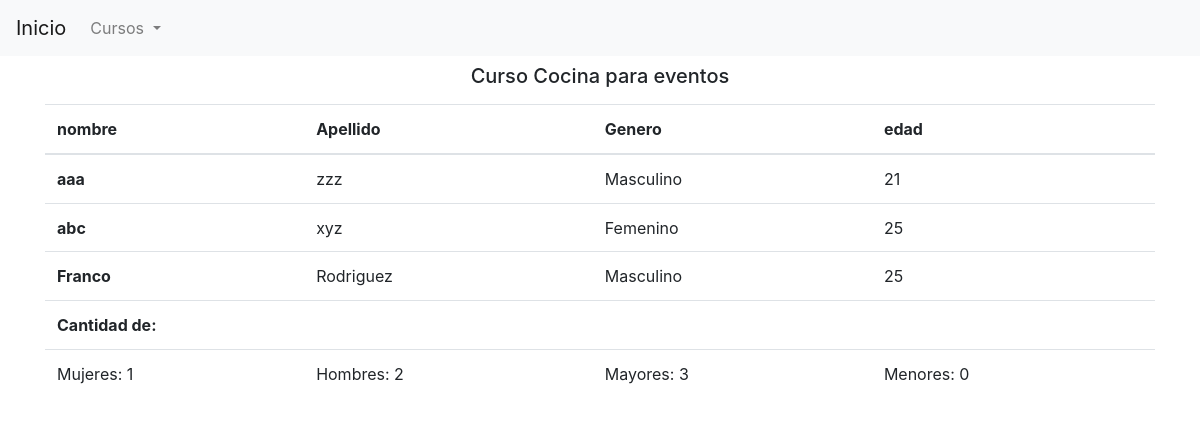
The app's page /mostrarCurso.php?legajo=Coc1 with its own data.
### tables this page shows
CREATE TABLE `curso` (
  `legajo` varchar(25) NOT NULL,
  `nombre` varchar(25) NOT NULL,
  `descripcion` varchar(150) NOT NULL,
  `modalidad` varchar(25) NOT NULL
);

CREATE TABLE `participante` (
  `id` varchar(25) NOT NULL,
  `dni` int(11) NOT NULL,
  `nombre` varchar(25) NOT NULL,
  `apellido` varchar(25) NOT NULL,
  `fechanacimiento` varchar(25) DEFAULT NULL,
  `genero` int(11) DEFAULT NULL
);

CREATE TABLE `genero` (
  `id` int(11) NOT NULL,
  `textId` varchar(2) NOT NULL,
  `value` varchar(25) NOT NULL
);

### modelo/Curso.php (called while the page is built, shortened)
<?php
class Curso
{
    private $legajo;
    public function __construct()
    {
        $this->legajo = "";
    }
    public function setear($legajo, $nombre, $descripcion, $modalidad)
    {
        $this->legajo = $legajo;
    }
    public function getLegajo()
    {
        return $this->legajo;
    }
    public static function listar($parametro = "")
    {
        $arreglo = array();
        $base = new BaseDatos();
        $sql = "SELECT * FROM curso ";
        if ($parametro != "") {
            $sql .= 'WHERE ' . $parametro;
        }
        $res = $base->Ejecutar($sql);
        if ($res > -1) {
            if ($res > 0) {
                while ($fila = $base->Registro()) {
                    $curso = new Curso();
                    $curso->setear($fila['legajo'], $fila['nombre'], $fila['descripcion'], $fila['modalidad']);
                    $curso->cargarParticipantes();
                    array_push($arreglo, $curso);
                }
            }
        } else {
            Curso::setMensajeOperacion("Curso->listar: " . $base->getError());
        }
        return $arreglo;
    }
    public function cargarParticipantes()
    {
        $participantes = Cursa::listarParticipantes("legajo='" . $this->getLegajo() . "'");
    }
}

### modelo/conector/BaseDeDatos.php (called while the page is built, shortened)
<?php
class BaseDatos extends PDO {
  	private $conec;
  	private $indice;
  	private $resultado;
    public function __construct(){
        $this->indice =0;
        try {
           $this->conec=true;
        }catch (PDOException $e) {
            $this->sql = $e->getMessage();
            $this->conec=false;
        }
    }
    public function Iniciar(){
        return $this->getConec();
    }
    public function getConec(){
        return $this->conec;
    }
    public function setSQL($e){
        return "\n".$this->sql = $e;
    }
    public function Ejecutar($sql){
        if ( stristr($sql,"select")){
            $resp =  $this->EjecutarSelect($sql);
        }
        return $resp;
   }
   private function EjecutarSelect($sql){
       $cant = -1;
       $resultado=parent::query($sql);
       if(!$resultado){
           $this->analizarDebug();
       }else {
          $arregloResult = $resultado->fetchAll();
          $cant = count($arregloResult);
       }
       return $cant;
   }
   public function Registro() {
       $filaActual = false;
       $indiceActual = $this->getIndice();
       if ($indiceActual>=0) {
           $filas = $this->getResultado();
           if($indiceActual<count($filas)){
               $filaActual =  $filas[$indiceActual];
           }else {
               $this->setIndice(-1);
           }
       }
       return $filaActual;
   }
   private function setIndice ($valor){
       $this->indice = $valor;
   }
   private function getIndice (){
       return $this->indice;
   }
   private function setResultado($valor){
       $this->resultado = $valor;
   }
   private function getResultado(){
      return $this->resultado;
   }
}

### modelo/Cursa.php (called while the page is built, shortened)
<?php
class Cursa
{
    public static function listarParticipantes($parametro = "")
    {
        $arreglo = array();
        $base = new BaseDatos();
        $sql = "SELECT * FROM cursa ";
        if ($parametro != "") {
            $sql .= 'WHERE ' . $parametro;
        }
        $res = $base->Ejecutar($sql);
        if ($res > -1) {
            if ($res > 0) {
                $coleccionPersonas = (json_decode(file_get_contents("https://weblogin.muninqn.gov.ar/api/Examen")))->value;
                while ($fila = $base->Registro()) {
                    $objParticipante = Cursa::cargarParticipante($coleccionPersonas, $fila['idparticipante']);
                    array_push($arreglo, $objParticipante);
                }
            }
        } else {
            Cursa::setMensajeOperacion("Cursa->listar: " . $base->getError());
        }
        return $arreglo;
    }
    public static function cargarParticipante($coleccionPersonas, $idParticipante)
    {
        $objParticipante = new Participante();
        if (strncmp($idParticipante, 'bd-', 3) === 0) {
            $objParticipante->setId($idParticipante);
            $objParticipante->cargar();
        }
        return $objParticipante;
    }
}

### modelo/Genero.php (called while the page is built, shortened)
<?php
class Genero
{
    private $id;
    public function __construct()
    {
        $this->id = 0;
    }
    public function setear($id, $textId, $value)
    {
        $this->id = $id;
    }
    public function getId()
    {
        return $this->id;
    }
    public function setId($id)
    {
        $this->id = $id;
    }
    public function cargar()
    {
        $resp = false;
        $base = new BaseDatos();
        $sql = "SELECT * FROM genero WHERE id = " . $this->getId() . ";";
        if ($base->Iniciar()) {
            $res = $base->Ejecutar($sql);
            if ($res > -1) {
                if ($res > 0) {
                    $fila = $base->Registro();
                    $resp = true;
                }
            }
        } else {
            $this->setMensajeOperacion("Genero->listar: " . $base->getError());
        }
        return $resp;
    }
}

### modelo/Participante.php (called while the page is built, shortened)
<?php
class Participante
{
    private $id;
    public function __construct()
    {
        $this->id = 0;
    }
    public function setear($id, $dni, $nombre, $apellido, $objGenero, $fechaNacimiento)
    {
        $this->id = $id;
    }
    public function getId()
    {
        return $this->id;
    }
    public function setId($id)
    {
        $this->id = $id;
    }
    public function cargar()
    {
        $resp = false;
        $base = new BaseDatos();
        $sql = "SELECT * FROM participante WHERE id = '" . $this->getId() . "';";
        if ($base->Iniciar()) {
            $res = $base->Ejecutar($sql);
            if ($res > -1) {
                if ($res > 0) {
                    $fila = $base->Registro();
                    $objGenero = new Genero();
                    $objGenero->setId($fila['genero']);
                    $objGenero->cargar();
                    $resp = true;
                }
            }
        } else {
            $this->setMensajeOperacion("Participante->listar: " . $base->getError());
        }
        return $resp;
    }
}

### mostrarCurso.php (the view, shortened to what this page needs)
<?php
include_once("cabecera.php");
include_once("modelo/Curso.php");
include_once("modelo/Cursa.php");
include_once("modelo/Genero.php");
include_once("modelo/Participante.php");
include_once("modelo/conector/BaseDeDatos.php");
$arregloCurso = Curso::listar("legajo='" . $_GET['legajo'] . "'");
$curso = $arregloCurso[0];
$hoy = new DateTime(date("Y-m-d"));
$cantM = 0;
$cantF = 0;
$cantMen = 0;
$cantMay = 0;
?>
<div class="row m-2">
    <div class="col">
        <h5 class="text-center">Curso <?php echo $curso->getNombre(); ?> </h5>
    </div>
</div>
<table class="table">
    <thead>
        <tr>
            <th scope="col">nombre</th>
            <th scope="col">Apellido</th>
            <th scope="col">Genero</th>
            <th scope="col">edad</th>
        </tr>
    </thead>
    <tbody>
        <?php foreach ($curso->getParticipantes() as $participante) : ?>
            <tr>
                <th scope="row">
                    <?php echo $participante->getNombre(); ?>
                </th>
                <td>
                    <?php echo $participante->getApellido(); ?>
                </td>
                <td>
                    <?php
                    $genero = ($participante->getGenero()==0)?"Masculino":"Femenino";
                    ($genero=="Masculino") ? $cantM++ : $cantF++;
                    echo $genero;
                    ?>
                </td>
                <td>
                    <?php
                    $nacimiento = new DateTime($participante->getFechaNacimiento());
                    $diferencia = $hoy->diff($nacimiento);
                    $edad = $diferencia->format("%y");
                    ($edad>18)? $cantMay++ : $cantMen;
                    echo $edad;
                    ?>
                </td>
            </tr>
            <tr>
            <?php endforeach; ?>
            <th class="center" colspan="4" scrope=col>
                Cantidad de:
            </th>
            <tr>
                <td>Mujeres: <?php echo $cantF;?></td>
                <td>Hombres: <?php echo $cantM;?></td>
                <td>Mayores: <?php echo $cantMay;?></td>
                <td>Menores: <?php echo $cantMen;?></td>
            </tr>
    </tbody>
</table>
<?php
include_once("pie.php");
?>

### records on screen
curso: nombre "Cocina para eventos"
participante: nombre "aaa", apellido "zzz", genero "Masculino"
participante: nombre "abc", apellido "xyz", genero "Femenino"
participante: nombre "Franco", apellido "Rodriguez", genero "Masculino"

### other values on screen
$cantF "1"
$cantM "2"
$cantMay "3"
$cantMen "0"
